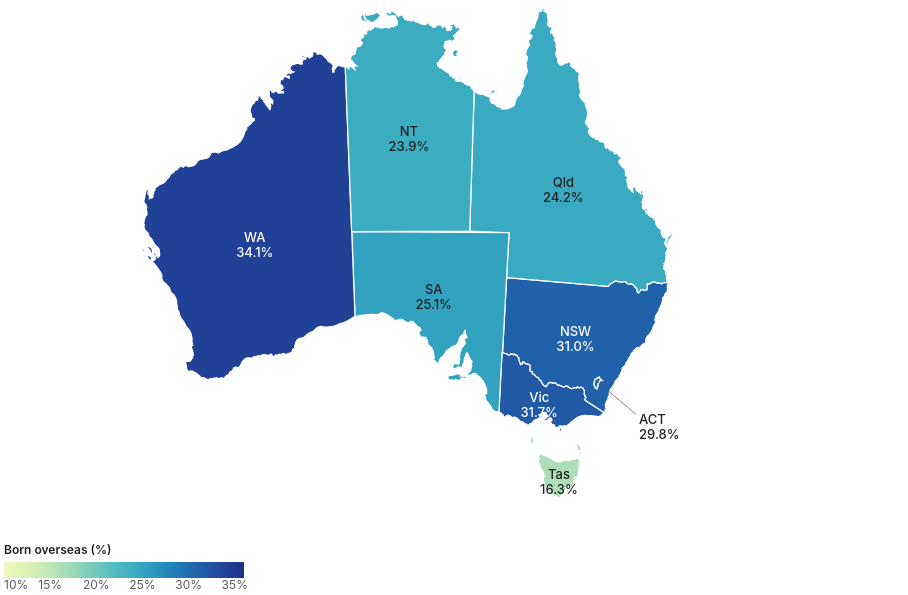

Specify this chart in Vega-Lite:
### Vega-Lite specification from a JSON file in a GitHub repository (floating-point values rounded to 4 significant figures; data arrays with more than 128 entries replaced by an {"elided": "..."} marker saying what was removed)
{"$schema": "https://vega.github.io/schema/vega-lite/v5.json", "width": 900, "height": 520, "autosize": {"type": "pad"}, "config": {"background": null, "font": "-apple-system, BlinkMacSystemFont, Segoe UI, Helvetica, Arial, sans-serif", "padding": 4, "view": {"stroke": null}, "axis": {"labelColor": "#5c5c5c", "titleColor": "#5c5c5c", "gridColor": "#d0d0d0", "domainColor": "#d0d0d0", "tickColor": "#d0d0d0", "labelFont": "-apple-system, BlinkMacSystemFont, Segoe UI, Helvetica, Arial, sans-serif", "labelFontSize": 11, "titleFont": "-apple-system, BlinkMacSystemFont, Segoe UI, Helvetica, Arial, sans-serif", "titleFontWeight": 500}, "legend": {"labelColor": "#5c5c5c", "titleColor": "#222222", "labelFont": "-apple-system, BlinkMacSystemFont, Segoe UI, Helvetica, Arial, sans-serif", "titleFont": "-apple-system, BlinkMacSystemFont, Segoe UI, Helvetica, Arial, sans-serif", "titleFontWeight": 600, "labelFontSize": 12, "titleFontSize": 12, "symbolStrokeColor": "#ffffff"}, "text": {"color": "#222222", "font": "-apple-system, BlinkMacSystemFont, Segoe UI, Helvetica, Arial, sans-serif"}, "tooltipFormat": {"numberFormat": ",.0f"}}, "params": [{"name": "yr", "value": 2021, "bind": {"input": "range", "min": 2001, "max": 2021, "step": 5, "name": "Census year "}}, {"name": "hl", "value": "", "bind": {"input": "select", "options": ["", "Western Australia", "Victoria", "New South Wales", "Australian Capital Territory", "South Australia", "Queensland", "Northern Territory", "Tasmania"], "labels": ["All states", "Western Australia", "Victoria", "New South Wales", "Australian Capital Territory", "South Australia", "Queensland", "Northern Territory", "Tasmania"], "name": "Highlight a state "}}], "projection": {"type": "conicEqualArea", "parallels": [-18, -36], "rotate": [-134, 0]}, "layer": [{"data": {"values": {"type": "Topology", "arcs": {"elided": "106 rows, 2810 int values in total"}, "transform": {"scale": [0.002035, 0.001652], "translate": [112.9, -43.63]}, "objects": {"states": {"type": "GeometryCollection", "geometries": [{"arcs": [[0, 1, 2, 3, 4, 5, 6, 7, 8, 9, 10, 11, 12, 13, 14, 15, 16, 17, 18, 19, 20, 21, 22, 23, 24, 25, 26, 27, 28, 29, 30, 31, 32, 33, 34, 35, 36, 37, 38, 39, 40, 41, 42, 43, 44, 45], [46]], "type": "Polygon", "properties": {"STATE_CODE": "1", "STATE_NAME": "New South Wales"}, "id": 0}, {"arcs": [[47, 48, 49, -38, 50, -36, 51, -34, 52, -32, 53, -30, 54, -28, 55, -26, 56, 57, -23, 58, -21, 59, 60, 61, -17, 62, -15, 63, -13, 64, -11, 65, -9, 66, -7, 67, -5, 68, 69, 70, -1, 71]], "type": "Polygon", "properties": {"STATE_CODE": "2", "STATE_NAME": "Victoria"}, "id": 1}, {"arcs": [[[-45, 72, -43, 73, -41, 74, 75, 76, 77]], [[78]], [[79]], [[80]], [[81]], [[82]]], "type": "MultiPolygon", "properties": {"STATE_CODE": "3", "STATE_NAME": "Queensland"}, "id": 2}, {"arcs": [[[83, 84, -48, 85]], [[86]]], "type": "MultiPolygon", "properties": {"STATE_CODE": "4", "STATE_NAME": "South Australia"}, "id": 3}, {"arcs": [[[87, 88]], [[89]], [[90]], [[91]]], "type": "MultiPolygon", "properties": {"STATE_CODE": "5", "STATE_NAME": "Western Australia"}, "id": 4}, {"arcs": [[[92]], [[93]], [[94]], [[95]], [[96]], [[97]]], "type": "MultiPolygon", "properties": {"STATE_CODE": "6", "STATE_NAME": "Tasmania"}, "id": 5}, {"arcs": [[[-77, 98, 99]], [[100]], [[101]], [[102]], [[103]], [[104]], [[105]]], "type": "MultiPolygon", "properties": {"STATE_CODE": "7", "STATE_NAME": "Northern Territory"}, "id": 6}, {"arcs": [[-47]], "type": "Polygon", "properties": {"STATE_CODE": "8", "STATE_NAME": "Australian Capital Territory"}, "id": 7}]}}}, "format": {"type": "topojson", "feature": "states"}}, "transform": [{"calculate": "datum.properties.STATE_NAME + '|' + yr", "as": "key"}, {"lookup": "key", "from": {"data": {"values": [{"key": "Western Australia|2001", "pct": 28.6, "year": 2001, "name": "Western Australia", "abbr": "WA"}, {"key": "Western Australia|2006", "pct": 29.9, "year": 2006, "name": "Western Australia", "abbr": "WA"}, {"key": "Western Australia|2011", "pct": 33.4, "year": 2011, "name": "Western Australia", "abbr": "WA"}, {"key": "Western Australia|2016", "pct": 35, "year": 2016, "name": "Western Australia", "abbr": "WA"}, {"key": "Western Australia|2021", "pct": 34.1, "year": 2021, "name": "Western Australia", "abbr": "WA"}, {"key": "Victoria|2001", "pct": 24.5, "year": 2001, "name": "Victoria", "abbr": "Vic"}, {"key": "Victoria|2006", "pct": 26.3, "year": 2006, "name": "Victoria", "abbr": "Vic"}, {"key": "Victoria|2011", "pct": 28.7, "year": 2011, "name": "Victoria", "abbr": "Vic"}, {"key": "Victoria|2016", "pct": 30.7, "year": 2016, "name": "Victoria", "abbr": "Vic"}, {"key": "Victoria|2021", "pct": 31.7, "year": 2021, "name": "Victoria", "abbr": "Vic"}, {"key": "New South Wales|2001", "pct": 24.8, "year": 2001, "name": "New South Wales", "abbr": "NSW"}, {"key": "New South Wales|2006", "pct": 26.5, "year": 2006, "name": "New South Wales", "abbr": "NSW"}, {"key": "New South Wales|2011", "pct": 28.3, "year": 2011, "name": "New South Wales", "abbr": "NSW"}, {"key": "New South Wales|2016", "pct": 30.1, "year": 2016, "name": "New South Wales", "abbr": "NSW"}, {"key": "New South Wales|2021", "pct": 31, "year": 2021, "name": "New South Wales", "abbr": "NSW"}, {"key": "Australian Capital Territory|2001", "pct": 22.9, "year": 2001, "name": "Australian Capital Territory", "abbr": "ACT"}, {"key": "Australian Capital Territory|2006", "pct": 23.6, "year": 2006, "name": "Australian Capital Territory", "abbr": "ACT"}, {"key": "Australian Capital Territory|2011", "pct": 26.1, "year": 2011, "name": "Australian Capital Territory", "abbr": "ACT"}, {"key": "Australian Capital Territory|2016", "pct": 28.2, "year": 2016, "name": "Australian Capital Territory", "abbr": "ACT"}, {"key": "Australian Capital Territory|2021", "pct": 29.8, "year": 2021, "name": "Australian Capital Territory", "abbr": "ACT"}, {"key": "South Australia|2001", "pct": 21.2, "year": 2001, "name": "South Australia", "abbr": "SA"}, {"key": "South Australia|2006", "pct": 21.9, "year": 2006, "name": "South Australia", "abbr": "SA"}, {"key": "South Australia|2011", "pct": 23.7, "year": 2011, "name": "South Australia", "abbr": "SA"}, {"key": "South Australia|2016", "pct": 24.5, "year": 2016, "name": "South Australia", "abbr": "SA"}, {"key": "South Australia|2021", "pct": 25.1, "year": 2021, "name": "South Australia", "abbr": "SA"}, {"key": "Queensland|2001", "pct": 18, "year": 2001, "name": "Queensland", "abbr": "Qld"}, {"key": "Queensland|2006", "pct": 19.7, "year": 2006, "name": "Queensland", "abbr": "Qld"}, {"key": "Queensland|2011", "pct": 22.5, "year": 2011, "name": "Queensland", "abbr": "Qld"}, {"key": "Queensland|2016", "pct": 23.5, "year": 2016, "name": "Queensland", "abbr": "Qld"}, {"key": "Queensland|2021", "pct": 24.2, "year": 2021, "name": "Queensland", "abbr": "Qld"}, {"key": "Northern Territory|2001", "pct": 16.1, "year": 2001, "name": "Northern Territory", "abbr": "NT"}, {"key": "Northern Territory|2006", "pct": 15.7, "year": 2006, "name": "Northern Territory", "abbr": "NT"}, {"key": "Northern Territory|2011", "pct": 18.9, "year": 2011, "name": "Northern Territory", "abbr": "NT"}, {"key": "Northern Territory|2016", "pct": 22.6, "year": 2016, "name": "Northern Territory", "abbr": "NT"}, {"key": "Northern Territory|2021", "pct": 23.9, "year": 2021, "name": "Northern Territory", "abbr": "NT"}, {"key": "Tasmania|2001", "pct": 10.8, "year": 2001, "name": "Tasmania", "abbr": "Tas"}, {"key": "Tasmania|2006", "pct": 11.5, "year": 2006, "name": "Tasmania", "abbr": "Tas"}, {"key": "Tasmania|2011", "pct": 12.5, "year": 2011, "name": "Tasmania", "abbr": "Tas"}, {"key": "Tasmania|2016", "pct": 13.1, "year": 2016, "name": "Tasmania", "abbr": "Tas"}, {"key": "Tasmania|2021", "pct": 16.3, "year": 2021, "name": "Tasmania", "abbr": "Tas"}]}, "key": "key", "fields": ["pct", "abbr"]}}, {"calculate": "yr", "as": "census"}, {"lookup": "properties.STATE_NAME", "from": {"data": {"values": [{"s_name": "Western Australia", "s_share": 34.1, "s_growth": 5.5, "s_os": 938900, "s_pop": 2749370, "s_top": "England", "s_topn": 211730}, {"s_name": "Victoria", "s_share": 31.7, "s_growth": 7.2, "s_os": 2072570, "s_pop": 6547820, "s_top": "India", "s_topn": 272250}, {"s_name": "New South Wales", "s_share": 31, "s_growth": 6.2, "s_os": 2510260, "s_pop": 8097060, "s_top": "China", "s_topn": 261330}, {"s_name": "Australian Capital Territory", "s_share": 29.8, "s_growth": 6.9, "s_os": 134900, "s_pop": 452510, "s_top": "India", "s_topn": 17510}, {"s_name": "South Australia", "s_share": 25.1, "s_growth": 3.9, "s_os": 452410, "s_pop": 1802600, "s_top": "England", "s_topn": 98770}, {"s_name": "Queensland", "s_share": 24.2, "s_growth": 6.2, "s_os": 1263640, "s_pop": 5215810, "s_top": "New Zealand", "s_topn": 229920}, {"s_name": "Northern Territory", "s_share": 23.9, "s_growth": 7.8, "s_os": 59240, "s_pop": 248150, "s_top": "Philippines", "s_topn": 7320}, {"s_name": "Tasmania", "s_share": 16.3, "s_growth": 5.5, "s_os": 92320, "s_pop": 567240, "s_top": "England", "s_topn": 20420}]}, "key": "s_name", "fields": ["s_name", "s_share", "s_growth", "s_os", "s_pop", "s_top", "s_topn"]}}], "mark": {"type": "geoshape", "stroke": "#ffffff", "strokeWidth": 1.25, "cursor": "pointer"}, "encoding": {"opacity": {"condition": {"test": "hl == '' || datum.properties.STATE_NAME == hl", "value": 1}, "value": 0.25}, "color": {"field": "pct", "type": "quantitative", "scale": {"domain": [10, 36], "scheme": "yellowgreenblue"}, "legend": {"title": "Born overseas (%)", "orient": "bottom", "direction": "horizontal", "gradientLength": 240, "values": [10, 15, 20, 25, 30, 35], "labelExpr": "datum.value + '%'"}}, "stroke": {"condition": {"param": "hov12", "empty": false, "value": "#111111"}, "value": "#ffffff"}, "strokeWidth": {"condition": {"param": "hov12", "empty": false, "value": 2.5}, "value": 1.25}, "tooltip": [{"field": "census", "title": "Census year"}, {"field": "pct", "title": "Born overseas that year (%)", "format": ".1f"}, {"field": "s_name", "title": "State / territory"}, {"field": "s_share", "title": "Born overseas, 2021 (%)", "format": ".1f"}, {"field": "s_os", "title": "Overseas-born residents", "format": ","}, {"field": "s_pop", "title": "Total population, 2021", "format": ","}, {"field": "s_top", "title": "Largest overseas birthplace"}, {"field": "s_topn", "title": "Residents born there", "format": ","}, {"field": "s_growth", "title": "Change in share since 2001 (pts)", "format": "+.1f"}]}, "params": [{"name": "hov12", "select": {"type": "point", "fields": ["s_name"], "on": "pointerover", "clear": "pointerout"}}]}, {"data": {"values": [{"lon": 149.1, "lat": -35.45, "llon": 152.6, "llat": -37.3}]}, "mark": {"type": "rule", "strokeWidth": 0.75}, "encoding": {"longitude": {"field": "lon", "type": "quantitative"}, "latitude": {"field": "lat", "type": "quantitative"}, "longitude2": {"field": "llon"}, "latitude2": {"field": "llat"}, "color": {"value": "#5c5c5c"}}}, {"data": {"values": [{"name": "Western Australia", "abbr": "WA", "lon": 121.6, "lat": -26, "tot": 938900, "top": "England", "topn": 211730, "clon": 112.5, "clat": -24, "cside": "l", "topRegion": "Europe", "l1": "WA · 939k born overseas", "l2": "Top: England 212k", "lines": ["WA · 939k born overseas", "Top: England 212k"]}, {"name": "Victoria", "abbr": "Vic", "lon": 144.3, "lat": -36.9, "tot": 2072570, "top": "India", "topn": 272250, "clon": 141, "clat": -40.5, "cside": "l", "topRegion": "Asia", "l1": "Vic · 2.07M born overseas", "l2": "Top: India 272k", "lines": ["Vic · 2.07M born overseas", "Top: India 272k"]}, {"name": "New South Wales", "abbr": "NSW", "lon": 146.8, "lat": -32.3, "tot": 2510260, "top": "China", "topn": 261330, "clon": 156, "clat": -30, "cside": "r", "topRegion": "Asia", "l1": "NSW · 2.51M born overseas", "l2": "Top: China 261k", "lines": ["NSW · 2.51M born overseas", "Top: China 261k"]}, {"name": "Australian Capital Territory", "abbr": "ACT", "lon": 149.1, "lat": -35.45, "tot": 134900, "top": "India", "topn": 17510, "clon": 156, "clat": -35.2, "cside": "r", "topRegion": "Asia", "l1": "ACT · 135k born overseas", "l2": "Top: India 18k", "lines": ["ACT · 135k born overseas", "Top: India 18k"]}, {"name": "South Australia", "abbr": "SA", "lon": 135.3, "lat": -30, "tot": 452410, "top": "England", "topn": 98770, "clon": 131, "clat": -36, "cside": "l", "topRegion": "Europe", "l1": "SA · 452k born overseas", "l2": "Top: England 99k", "lines": ["SA · 452k born overseas", "Top: England 99k"]}, {"name": "Queensland", "abbr": "Qld", "lon": 144.8, "lat": -22.4, "tot": 1263640, "top": "New Zealand", "topn": 229920, "clon": 155.5, "clat": -21, "cside": "r", "topRegion": "Oceania & Africa", "l1": "Qld · 1.26M born overseas", "l2": "Top: New Zealand 230k", "lines": ["Qld · 1.26M born overseas", "Top: New Zealand 230k"]}, {"name": "Northern Territory", "abbr": "NT", "lon": 133.4, "lat": -19.4, "tot": 59240, "top": "Philippines", "topn": 7320, "clon": 137.5, "clat": -10, "cside": "r", "topRegion": "Asia", "l1": "NT · 59k born overseas", "l2": "Top: Philippines 7k", "lines": ["NT · 59k born overseas", "Top: Philippines 7k"]}, {"name": "Tasmania", "abbr": "Tas", "lon": 146.6, "lat": -42.05, "tot": 92320, "top": "England", "topn": 20420, "clon": 150.5, "clat": -44.5, "cside": "r", "topRegion": "Europe", "l1": "Tas · 92k born overseas", "l2": "Top: England 20k", "lines": ["Tas · 92k born overseas", "Top: England 20k"]}]}, "transform": [{"calculate": "datum.name + '|' + yr", "as": "key"}, {"lookup": "key", "from": {"data": {"values": [{"key": "Western Australia|2001", "pct": 28.6, "year": 2001, "name": "Western Australia", "abbr": "WA"}, {"key": "Western Australia|2006", "pct": 29.9, "year": 2006, "name": "Western Australia", "abbr": "WA"}, {"key": "Western Australia|2011", "pct": 33.4, "year": 2011, "name": "Western Australia", "abbr": "WA"}, {"key": "Western Australia|2016", "pct": 35, "year": 2016, "name": "Western Australia", "abbr": "WA"}, {"key": "Western Australia|2021", "pct": 34.1, "year": 2021, "name": "Western Australia", "abbr": "WA"}, {"key": "Victoria|2001", "pct": 24.5, "year": 2001, "name": "Victoria", "abbr": "Vic"}, {"key": "Victoria|2006", "pct": 26.3, "year": 2006, "name": "Victoria", "abbr": "Vic"}, {"key": "Victoria|2011", "pct": 28.7, "year": 2011, "name": "Victoria", "abbr": "Vic"}, {"key": "Victoria|2016", "pct": 30.7, "year": 2016, "name": "Victoria", "abbr": "Vic"}, {"key": "Victoria|2021", "pct": 31.7, "year": 2021, "name": "Victoria", "abbr": "Vic"}, {"key": "New South Wales|2001", "pct": 24.8, "year": 2001, "name": "New South Wales", "abbr": "NSW"}, {"key": "New South Wales|2006", "pct": 26.5, "year": 2006, "name": "New South Wales", "abbr": "NSW"}, {"key": "New South Wales|2011", "pct": 28.3, "year": 2011, "name": "New South Wales", "abbr": "NSW"}, {"key": "New South Wales|2016", "pct": 30.1, "year": 2016, "name": "New South Wales", "abbr": "NSW"}, {"key": "New South Wales|2021", "pct": 31, "year": 2021, "name": "New South Wales", "abbr": "NSW"}, {"key": "Australian Capital Territory|2001", "pct": 22.9, "year": 2001, "name": "Australian Capital Territory", "abbr": "ACT"}, {"key": "Australian Capital Territory|2006", "pct": 23.6, "year": 2006, "name": "Australian Capital Territory", "abbr": "ACT"}, {"key": "Australian Capital Territory|2011", "pct": 26.1, "year": 2011, "name": "Australian Capital Territory", "abbr": "ACT"}, {"key": "Australian Capital Territory|2016", "pct": 28.2, "year": 2016, "name": "Australian Capital Territory", "abbr": "ACT"}, {"key": "Australian Capital Territory|2021", "pct": 29.8, "year": 2021, "name": "Australian Capital Territory", "abbr": "ACT"}, {"key": "South Australia|2001", "pct": 21.2, "year": 2001, "name": "South Australia", "abbr": "SA"}, {"key": "South Australia|2006", "pct": 21.9, "year": 2006, "name": "South Australia", "abbr": "SA"}, {"key": "South Australia|2011", "pct": 23.7, "year": 2011, "name": "South Australia", "abbr": "SA"}, {"key": "South Australia|2016", "pct": 24.5, "year": 2016, "name": "South Australia", "abbr": "SA"}, {"key": "South Australia|2021", "pct": 25.1, "year": 2021, "name": "South Australia", "abbr": "SA"}, {"key": "Queensland|2001", "pct": 18, "year": 2001, "name": "Queensland", "abbr": "Qld"}, {"key": "Queensland|2006", "pct": 19.7, "year": 2006, "name": "Queensland", "abbr": "Qld"}, {"key": "Queensland|2011", "pct": 22.5, "year": 2011, "name": "Queensland", "abbr": "Qld"}, {"key": "Queensland|2016", "pct": 23.5, "year": 2016, "name": "Queensland", "abbr": "Qld"}, {"key": "Queensland|2021", "pct": 24.2, "year": 2021, "name": "Queensland", "abbr": "Qld"}, {"key": "Northern Territory|2001", "pct": 16.1, "year": 2001, "name": "Northern Territory", "abbr": "NT"}, {"key": "Northern Territory|2006", "pct": 15.7, "year": 2006, "name": "Northern Territory", "abbr": "NT"}, {"key": "Northern Territory|2011", "pct": 18.9, "year": 2011, "name": "Northern Territory", "abbr": "NT"}, {"key": "Northern Territory|2016", "pct": 22.6, "year": 2016, "name": "Northern Territory", "abbr": "NT"}, {"key": "Northern Territory|2021", "pct": 23.9, "year": 2021, "name": "Northern Territory", "abbr": "NT"}, {"key": "Tasmania|2001", "pct": 10.8, "year": 2001, "name": "Tasmania", "abbr": "Tas"}, {"key": "Tasmania|2006", "pct": 11.5, "year": 2006, "name": "Tasmania", "abbr": "Tas"}, {"key": "Tasmania|2011", "pct": 12.5, "year": 2011, "name": "Tasmania", "abbr": "Tas"}, {"key": "Tasmania|2016", "pct": 13.1, "year": 2016, "name": "Tasmania", "abbr": "Tas"}, {"key": "Tasmania|2021", "pct": 16.3, "year": 2021, "name": "Tasmania", "abbr": "Tas"}]}, "key": "key", "fields": ["pct"]}}, {"filter": "datum.abbr != 'ACT'"}, {"calculate": "datum.lon", "as": "x"}, {"calculate": "datum.lat", "as": "y"}, {"calculate": "[datum.abbr, format(datum.pct, '.1f') + '%']", "as": "lbl"}], "mark": {"type": "text", "fontSize": 13, "lineHeight": 15, "font": "-apple-system, BlinkMacSystemFont, Segoe UI, Helvetica, Arial, sans-serif", "fontWeight": 500, "baseline": "middle"}, "encoding": {"longitude": {"field": "x", "type": "quantitative"}, "latitude": {"field": "y", "type": "quantitative"}, "text": {"field": "lbl"}, "opacity": {"condition": {"test": "hl == '' || datum.name == hl", "value": 1}, "value": 0.35}, "color": {"condition": {"test": "datum.pct >= 27 && (hl == '' || datum.name == hl)", "value": "#ffffff"}, "value": "#222222"}}}, {"data": {"values": [{"name": "Western Australia", "abbr": "WA", "lon": 121.6, "lat": -26, "tot": 938900, "top": "England", "topn": 211730, "clon": 112.5, "clat": -24, "cside": "l", "topRegion": "Europe", "l1": "WA · 939k born overseas", "l2": "Top: England 212k", "lines": ["WA · 939k born overseas", "Top: England 212k"]}, {"name": "Victoria", "abbr": "Vic", "lon": 144.3, "lat": -36.9, "tot": 2072570, "top": "India", "topn": 272250, "clon": 141, "clat": -40.5, "cside": "l", "topRegion": "Asia", "l1": "Vic · 2.07M born overseas", "l2": "Top: India 272k", "lines": ["Vic · 2.07M born overseas", "Top: India 272k"]}, {"name": "New South Wales", "abbr": "NSW", "lon": 146.8, "lat": -32.3, "tot": 2510260, "top": "China", "topn": 261330, "clon": 156, "clat": -30, "cside": "r", "topRegion": "Asia", "l1": "NSW · 2.51M born overseas", "l2": "Top: China 261k", "lines": ["NSW · 2.51M born overseas", "Top: China 261k"]}, {"name": "Australian Capital Territory", "abbr": "ACT", "lon": 149.1, "lat": -35.45, "tot": 134900, "top": "India", "topn": 17510, "clon": 156, "clat": -35.2, "cside": "r", "topRegion": "Asia", "l1": "ACT · 135k born overseas", "l2": "Top: India 18k", "lines": ["ACT · 135k born overseas", "Top: India 18k"]}, {"name": "South Australia", "abbr": "SA", "lon": 135.3, "lat": -30, "tot": 452410, "top": "England", "topn": 98770, "clon": 131, "clat": -36, "cside": "l", "topRegion": "Europe", "l1": "SA · 452k born overseas", "l2": "Top: England 99k", "lines": ["SA · 452k born overseas", "Top: England 99k"]}, {"name": "Queensland", "abbr": "Qld", "lon": 144.8, "lat": -22.4, "tot": 1263640, "top": "New Zealand", "topn": 229920, "clon": 155.5, "clat": -21, "cside": "r", "topRegion": "Oceania & Africa", "l1": "Qld · 1.26M born overseas", "l2": "Top: New Zealand 230k", "lines": ["Qld · 1.26M born overseas", "Top: New Zealand 230k"]}, {"name": "Northern Territory", "abbr": "NT", "lon": 133.4, "lat": -19.4, "tot": 59240, "top": "Philippines", "topn": 7320, "clon": 137.5, "clat": -10, "cside": "r", "topRegion": "Asia", "l1": "NT · 59k born overseas", "l2": "Top: Philippines 7k", "lines": ["NT · 59k born overseas", "Top: Philippines 7k"]}, {"name": "Tasmania", "abbr": "Tas", "lon": 146.6, "lat": -42.05, "tot": 92320, "top": "England", "topn": 20420, "clon": 150.5, "clat": -44.5, "cside": "r", "topRegion": "Europe", "l1": "Tas · 92k born overseas", "l2": "Top: England 20k", "lines": ["Tas · 92k born overseas", "Top: England 20k"]}]}, "transform": [{"filter": "datum.abbr == 'ACT'"}, {"calculate": "datum.name + '|' + yr", "as": "key"}, {"lookup": "key", "from": {"data": {"values": [{"key": "Western Australia|2001", "pct": 28.6, "year": 2001, "name": "Western Australia", "abbr": "WA"}, {"key": "Western Australia|2006", "pct": 29.9, "year": 2006, "name": "Western Australia", "abbr": "WA"}, {"key": "Western Australia|2011", "pct": 33.4, "year": 2011, "name": "Western Australia", "abbr": "WA"}, {"key": "Western Australia|2016", "pct": 35, "year": 2016, "name": "Western Australia", "abbr": "WA"}, {"key": "Western Australia|2021", "pct": 34.1, "year": 2021, "name": "Western Australia", "abbr": "WA"}, {"key": "Victoria|2001", "pct": 24.5, "year": 2001, "name": "Victoria", "abbr": "Vic"}, {"key": "Victoria|2006", "pct": 26.3, "year": 2006, "name": "Victoria", "abbr": "Vic"}, {"key": "Victoria|2011", "pct": 28.7, "year": 2011, "name": "Victoria", "abbr": "Vic"}, {"key": "Victoria|2016", "pct": 30.7, "year": 2016, "name": "Victoria", "abbr": "Vic"}, {"key": "Victoria|2021", "pct": 31.7, "year": 2021, "name": "Victoria", "abbr": "Vic"}, {"key": "New South Wales|2001", "pct": 24.8, "year": 2001, "name": "New South Wales", "abbr": "NSW"}, {"key": "New South Wales|2006", "pct": 26.5, "year": 2006, "name": "New South Wales", "abbr": "NSW"}, {"key": "New South Wales|2011", "pct": 28.3, "year": 2011, "name": "New South Wales", "abbr": "NSW"}, {"key": "New South Wales|2016", "pct": 30.1, "year": 2016, "name": "New South Wales", "abbr": "NSW"}, {"key": "New South Wales|2021", "pct": 31, "year": 2021, "name": "New South Wales", "abbr": "NSW"}, {"key": "Australian Capital Territory|2001", "pct": 22.9, "year": 2001, "name": "Australian Capital Territory", "abbr": "ACT"}, {"key": "Australian Capital Territory|2006", "pct": 23.6, "year": 2006, "name": "Australian Capital Territory", "abbr": "ACT"}, {"key": "Australian Capital Territory|2011", "pct": 26.1, "year": 2011, "name": "Australian Capital Territory", "abbr": "ACT"}, {"key": "Australian Capital Territory|2016", "pct": 28.2, "year": 2016, "name": "Australian Capital Territory", "abbr": "ACT"}, {"key": "Australian Capital Territory|2021", "pct": 29.8, "year": 2021, "name": "Australian Capital Territory", "abbr": "ACT"}, {"key": "South Australia|2001", "pct": 21.2, "year": 2001, "name": "South Australia", "abbr": "SA"}, {"key": "South Australia|2006", "pct": 21.9, "year": 2006, "name": "South Australia", "abbr": "SA"}, {"key": "South Australia|2011", "pct": 23.7, "year": 2011, "name": "South Australia", "abbr": "SA"}, {"key": "South Australia|2016", "pct": 24.5, "year": 2016, "name": "South Australia", "abbr": "SA"}, {"key": "South Australia|2021", "pct": 25.1, "year": 2021, "name": "South Australia", "abbr": "SA"}, {"key": "Queensland|2001", "pct": 18, "year": 2001, "name": "Queensland", "abbr": "Qld"}, {"key": "Queensland|2006", "pct": 19.7, "year": 2006, "name": "Queensland", "abbr": "Qld"}, {"key": "Queensland|2011", "pct": 22.5, "year": 2011, "name": "Queensland", "abbr": "Qld"}, {"key": "Queensland|2016", "pct": 23.5, "year": 2016, "name": "Queensland", "abbr": "Qld"}, {"key": "Queensland|2021", "pct": 24.2, "year": 2021, "name": "Queensland", "abbr": "Qld"}, {"key": "Northern Territory|2001", "pct": 16.1, "year": 2001, "name": "Northern Territory", "abbr": "NT"}, {"key": "Northern Territory|2006", "pct": 15.7, "year": 2006, "name": "Northern Territory", "abbr": "NT"}, {"key": "Northern Territory|2011", "pct": 18.9, "year": 2011, "name": "Northern Territory", "abbr": "NT"}, {"key": "Northern Territory|2016", "pct": 22.6, "year": 2016, "name": "Northern Territory", "abbr": "NT"}, {"key": "Northern Territory|2021", "pct": 23.9, "year": 2021, "name": "Northern Territory", "abbr": "NT"}, {"key": "Tasmania|2001", "pct": 10.8, "year": 2001, "name": "Tasmania", "abbr": "Tas"}, {"key": "Tasmania|2006", "pct": 11.5, "year": 2006, "name": "Tasmania", "abbr": "Tas"}, {"key": "Tasmania|2011", "pct": 12.5, "year": 2011, "name": "Tasmania", "abbr": "Tas"}, {"key": "Tasmania|2016", "pct": 13.1, "year": 2016, "name": "Tasmania", "abbr": "Tas"}, {"key": "Tasmania|2021", "pct": 16.3, "year": 2021, "name": "Tasmania", "abbr": "Tas"}]}, "key": "key", "fields": ["pct"]}}, {"calculate": "['ACT', format(datum.pct, '.1f') + '%']", "as": "lbl"}, {"calculate": "152.6", "as": "x"}, {"calculate": "-37.3", "as": "y"}], "mark": {"type": "text", "align": "left", "dx": 3, "fontSize": 13, "lineHeight": 15, "font": "-apple-system, BlinkMacSystemFont, Segoe UI, Helvetica, Arial, sans-serif", "fontWeight": 500, "baseline": "top"}, "encoding": {"longitude": {"field": "x", "type": "quantitative"}, "latitude": {"field": "y", "type": "quantitative"}, "text": {"field": "lbl"}, "color": {"value": "#222222"}}}, {"data": {"values": [{"type": "Feature", "properties": {}, "geometry": {"type": "MultiPoint", "coordinates": [[112, -10], [161, -10], [161, -44], [112, -44]]}}]}, "mark": {"type": "geoshape", "opacity": 0, "filled": false, "strokeOpacity": 0}}], "background": "#ffffff"}
